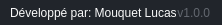
              <widget class="QFrame" name="frame_grip">
               <property name="minimumSize">
                <size>
                 <width>0</width>
                 <height>25</height>
                </size>
               </property>
               <property name="maximumSize">
                <size>
                 <width>16777215</width>
                 <height>25</height>
                </size>
               </property>
               <property name="styleSheet">
                <string notr="true">background-color: rgb(33, 37, 43);</string>
               </property>
               <property name="frameShape">
                <enum>QFrame::NoFrame</enum>
               </property>
               <property name="frameShadow">
                <enum>QFrame::Raised</enum>
               </property>
               <layout class="QHBoxLayout" name="horizontalLayout_6">
                <property name="spacing">
                 <number>0</number>
                </property>
                <property name="leftMargin">
                 <number>0</number>
                </property>
                <property name="topMargin">
                 <number>0</number>
                </property>
                <property name="rightMargin">
                 <number>2</number>
                </property>
                <property name="bottomMargin">
                 <number>0</number>
                </property>
                <item>
                 <widget class="QFrame" name="frame_label_bottom">
                  <property name="frameShape">
                   <enum>QFrame::NoFrame</enum>
                  </property>
                  <property name="frameShadow">
                   <enum>QFrame::Raised</enum>
                  </property>
                  <layout class="QHBoxLayout" name="horizontalLayout_7">
                   <property name="spacing">
                    <number>0</number>
                   </property>
                   <property name="leftMargin">
                    <number>10</number>
                   </property>
                   <property name="topMargin">
                    <number>0</number>
                   </property>
                   <property name="rightMargin">
                    <number>10</number>
                   </property>
                   <property name="bottomMargin">
                    <number>0</number>
                   </property>
                   <item>
                    <widget class="QLabel" name="label_credits">
                     <property name="font">
                      <font>
                       <family>Segoe UI</family>
                      </font>
                     </property>
                     <property name="styleSheet">
                      <string notr="true">color: rgb(250, 250, 250);</string>
                     </property>
                     <property name="text">
                      <string>Développé par: Mouquet Lucas</string>
                     </property>
                    </widget>
                   </item>
                   <item>
                    <widget class="QLabel" name="label_version">
                     <property name="maximumSize">
                      <size>
                       <width>100</width>
                       <height>16777215</height>
                      </size>
                     </property>
                     <property name="font">
                      <font>
                       <family>Segoe UI</family>
                      </font>
                     </property>
                     <property name="styleSheet">
                      <string notr="true">color: rgb(98, 103, 111);</string>
                     </property>
                     <property name="text">
                      <string>v1.0.0</string>
                     </property>
                     <property name="alignment">
                      <set>Qt::AlignRight|Qt::AlignTrailing|Qt::AlignVCenter</set>
                     </property>
                    </widget>
                   </item>
                  </layout>
                 </widget>
                </item>
                <item>
                 <widget class="QFrame" name="frame_size_grip">
                  <property name="maximumSize">
                   <size>
                    <width>20</width>
                    <height>20</height>
                   </size>
                  </property>
                  <property name="styleSheet">
                   <string notr="true">QSizeGrip {
	background-image: url(:/16x16/icons/16x16/cil-size-grip.png);
	background-position: center;
	background-repeat: no-reperat;
}</string>
                  </property>
                  <property name="frameShape">
                   <enum>QFrame::NoFrame</enum>
                  </property>
                  <property name="frameShadow">
                   <enum>QFrame::Raised</enum>
                  </property>
                 </widget>
                </item>
               </layout>
              </widget>
